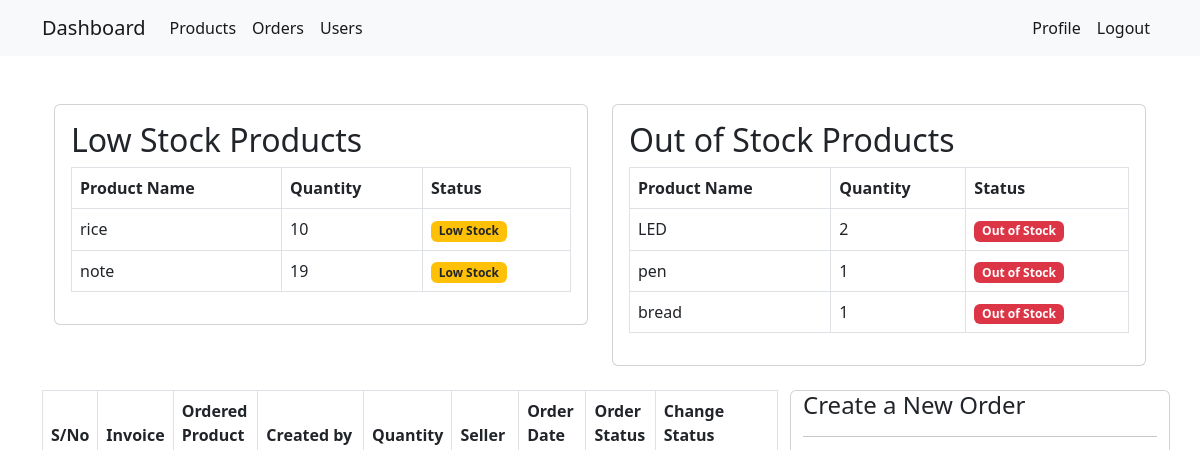
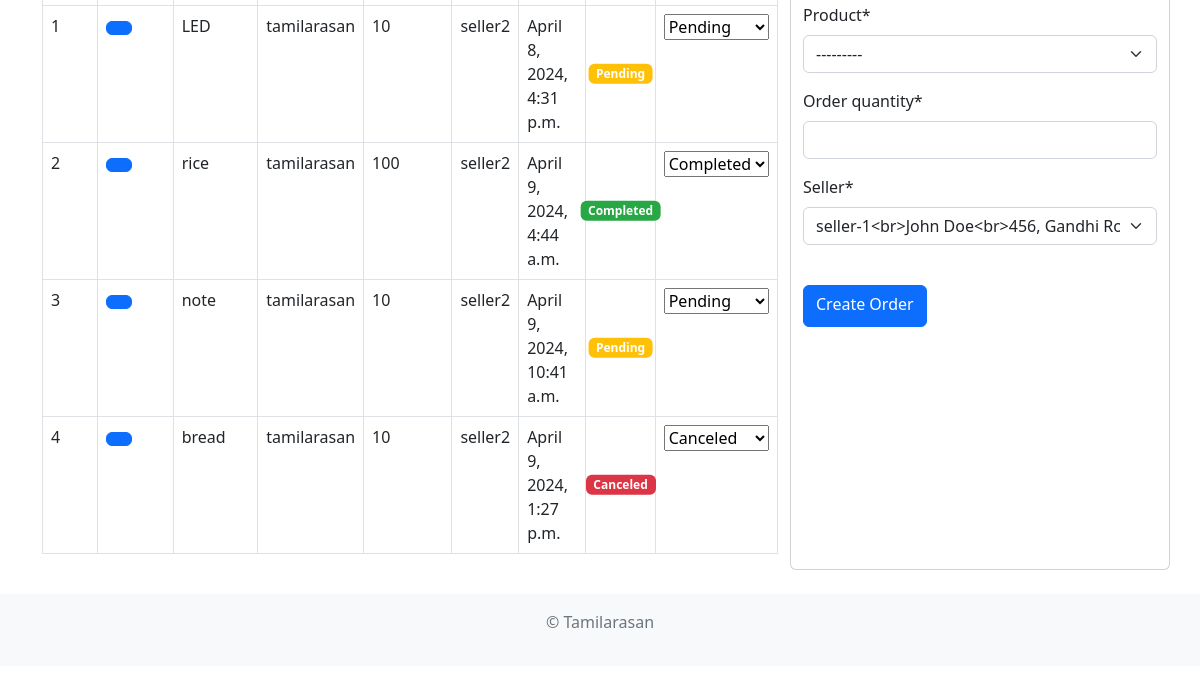
The page /orders/ (signed in) on the database as committed earlier (2 pictures, top to bottom).
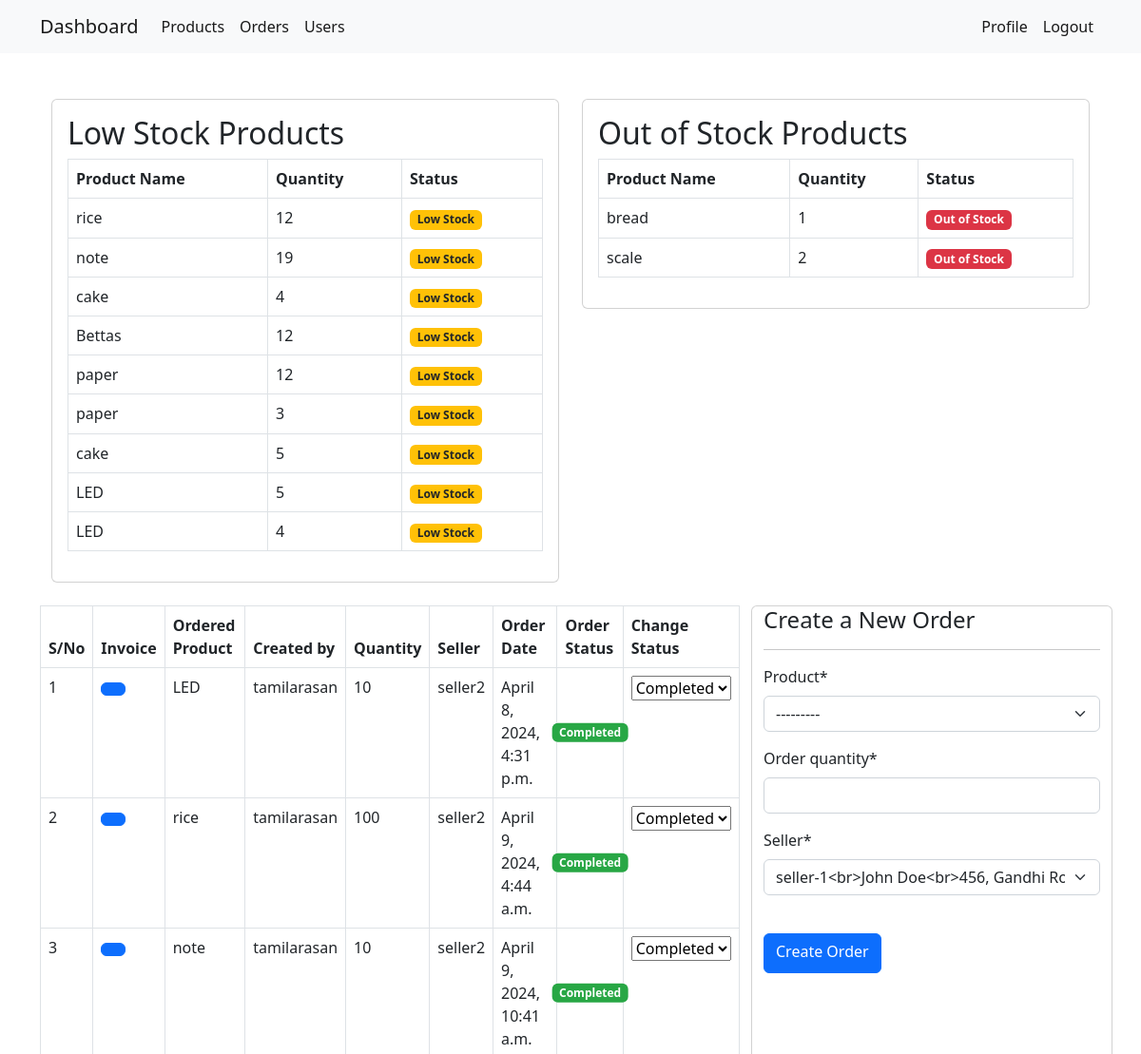
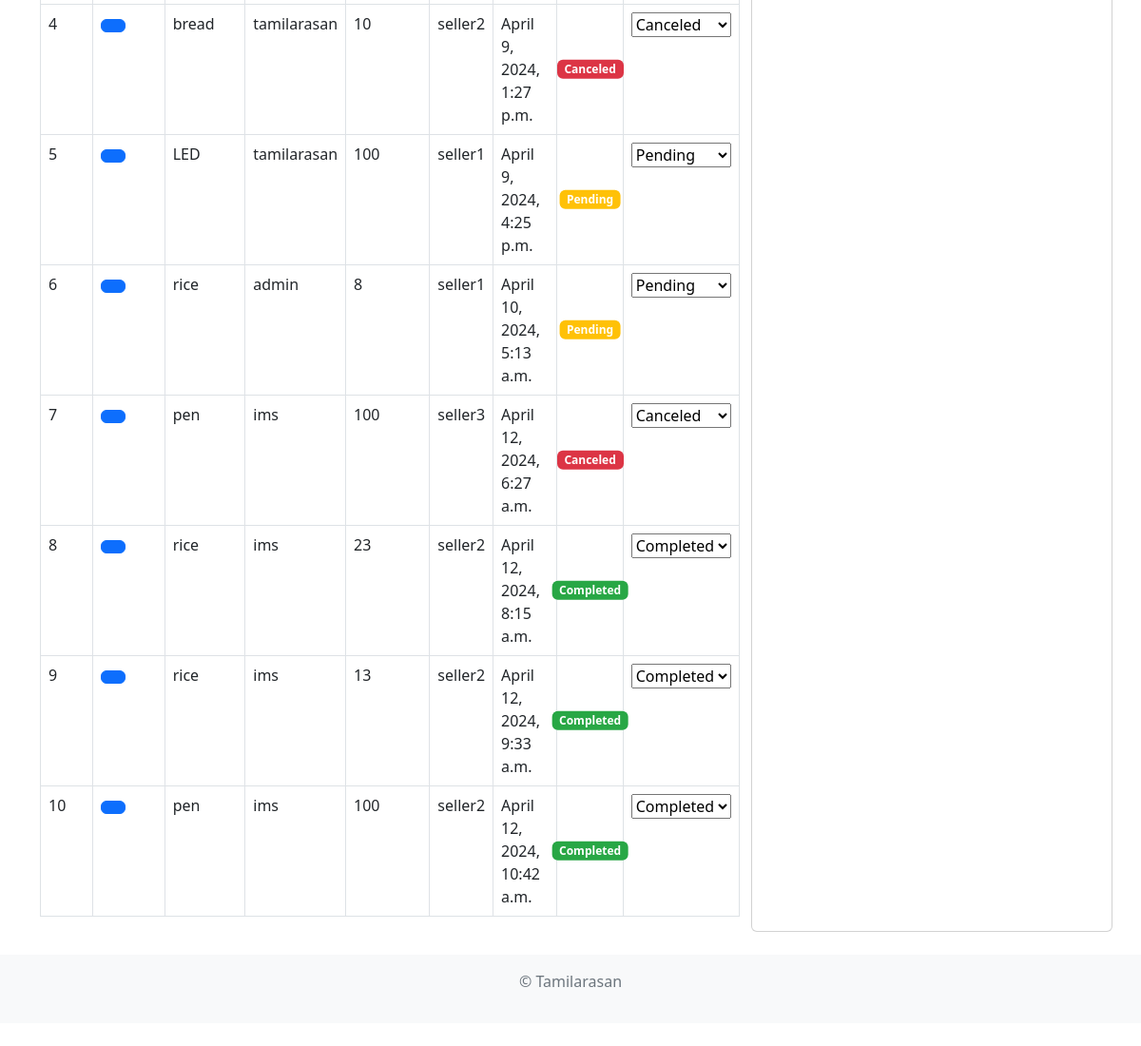
The same page on the database as committed later (2 pictures, top to bottom).
### inventory/models.py (models this page shows, shortened)
class Product(models.Model):
    name = models.CharField(max_length=100, null=True)
    category = models.CharField(max_length=20, choices=CATEGORY, null=True)
    quantity = models.PositiveIntegerField(null=True)
    description = models.CharField(max_length=200, null=True)
    price = models.DecimalField(max_digits=10, decimal_places=2)
    def __str__(self) -> str:
        return self.name

class Order(models.Model):
    ORDER_STATUS_CHOICES = [
        ('pending', 'Pending'),
        ('completed', 'Completed'),
        ('canceled', 'Canceled'),
    ]
    INVOICE_STATUS_CHOICES = [
        ('not_generated', 'Not Generated'),
        ('generated', 'Generated'),
    ]
    product = models.ForeignKey(Product, on_delete=models.CASCADE, null=True)
    created_by = models.ForeignKey(User, on_delete=models.CASCADE, null=True)
    order_quantity = models.PositiveIntegerField(null=True)
    date = models.DateTimeField(auto_now_add=True)
    seller_choices = [
        ('seller1', 'seller-1<br>John Doe<br>456, Gandhi Road,<br>Anna Nagar,<br>Chennai - 600001,<br>Tamil Nadu, India.'),
        ('seller2', 'seller-2<br>Jane Doe<br>789, Marina Road,<br>Madipakkam,<br>Chennai - 600002,<br>Tamil Nadu, India.'),
        ('seller3', 'seller-3<br>John Smith<br>123, Mount Road,<br>Tambaram,<br>Chennai - 600003,<br>Tamil Nadu, India.'),
    ]
    seller = models.CharField(max_length=10, choices=seller_choices, default='seller1')
    order_status = models.CharField(max_length=20, choices=ORDER_STATUS_CHOICES, default='pending')
    invoice_status = models.CharField(max_length=20, choices=INVOICE_STATUS_CHOICES, default='not_generated')
    order_id = models.CharField(max_length=4, unique=True)

### inventory/views.py (the view)
# urls.py: path('orders/', views.orders, name='orders'),
@login_required
def orders(request):
    orders = Order.objects.all()
    low_stock_products = Product.objects.filter(quantity__gt=2, quantity__lte=20)
    out_of_stock_products = Product.objects.filter(quantity__lte=2)
    if request.method == 'POST':
        form = OrderForm(request.POST)
        if form.is_valid():
            product_id = form.cleaned_data['product'].id
            quantity = form.cleaned_data['order_quantity']
            product = Product.objects.get(id=product_id)
            total_cost = product.price * quantity
            order_instance = form.save(commit=False)
            order_instance.created_by = request.user
            order_instance.total_cost = total_cost
            order_instance.save()
            return redirect('orders')  # Redirect to the same page after successful form submission
    else:
        form = OrderForm()
    context = {
        "title": "Orders",
        "orders": orders,
        "form": form,
        "low_stock_products": low_stock_products,
        "out_of_stock_products": out_of_stock_products
    }
    return render(request, 'inventory/orders.html', context)

### inventory/forms.py
class OrderForm(forms.ModelForm):
    class Meta:
        model = Order
        fields = ['product', 'order_quantity','seller']

### inventory/templates/inventory/orders.html (shortened to what the changed rows need)
{% extends 'inventory/base.html' %}
{% load crispy_forms_tags %}
{% block content %}
<br>
<br>
<div class="container">
  <div class="container">
    <div class="row">
      <div class="col-md-6 mb-4">
        <div class="card">
          <div class="card-body">
            <h2 class="card-title">Low Stock Products</h2>
            <div class="table-responsive">
              <table class="table table-bordered">
                <thead>
                  <tr>
                    <th>Product Name</th>
                    <th>Quantity</th>
                    <th>Status</th>
                  </tr>
                </thead>
                <tbody>
                  {% for product in low_stock_products %}
                  <tr>
                    <td>{{ product.name }}</td>
                    <td>{{ product.quantity }}</td>
                    <td><span class="badge bg-warning text-dark">Low Stock</span></td>
                  </tr>
                  {% endfor %}
                </tbody>
              </table>
            </div>
          </div>
        </div>
      </div>
      <div class="col-md-6 mb-4">
        <div class="card">
          <div class="card-body">
            <h2 class="card-title">Out of Stock Products</h2>
            <div class="table-responsive">
              <table class="table table-bordered">
                <thead>
                  <tr>
                    <th>Product Name</th>
                    <th>Quantity</th>
                    <th>Status</th>
                  </tr>
                </thead>
                <tbody>
                  {% for product in out_of_stock_products %}
                  <tr>
                    <td>{{ product.name }}</td>
                    <td>{{ product.quantity }}</td>
                    <td><span class="badge bg-danger">Out of Stock</span></td>
                  </tr>
                  {% endfor %}
                </tbody>
              </table>
            </div>
          </div>
        </div>
      </div>
    </div>
  </div>
</div>
<div class="container">
  <div class="row ">
    <div class="col-md-8 table-responsive ">
      <table class="table table-bordered">
        <thead>
          <tr>
            <th scope="col">S/No</th>
            <th scope="col">Invoice</th>
            <th scope="col">Ordered Product</th>
            <th scope="col">Created by</th>
            <th scope="col">Quantity</th>
            <th scope="col">Seller</th>
            <th scope="col">Order Date</th>
            <th scope="col">Order Status</th>
            <th scope="col">Change Status</th>
          </tr>
        </thead>
        <tbody>
          {% for order in orders %}
          <tr class="order-row" data-order-id="{{ order.id }}">
            <td>{{ forloop.counter }}</td>
            <td>
              <button type="button" class="btn btn-primary">
              </button>
            </td>
            <td>{{ order.product }}</td>
            <td>{{ order.created_by.username }}</td>
            <td>{{ order.order_quantity }}</td>
            <td title="{% if order.seller == 'seller1' %}Seller 1 - Address 1{% elif order.seller == 'seller2' %}Seller 2 - Address 2{% elif order.seller == 'seller3' %}Seller 3 - Address 3{% endif %}">
              {{ order.seller }}
            </td>
            <td>{{ order.date }}</td>
            <td class=" order_status_td">
                <div class="order-status-os_t statusbox badge">
                  {{ order.get_order_status_display }}
                </div>
            </td>
            <td>
              <select class="order-status-select">
                {% for status in order.ORDER_STATUS_CHOICES %}
                    <option value="{{ status.0 }}" {% if order.order_status == status.0 %}selected{% endif %}>{{ status.1 }}</option>
                {% endfor %}
            </select>
            </td>
          </tr>
          {% endfor %}
        </tbody>
      </table>
    </div>
  </div>
</div>
{% endblock %}

Rows that differ between the two databases and show on the page:
no longer on this page (row edited): Product: name "LED", quantity "2", shown under "Out of Stock Products"
no longer on this page (row edited): Product: name "pen", quantity "1", shown under "Out of Stock Products"
changed Product "rice": quantity "10" → "12"
added Product: name "cake", quantity "4", shown under "Low Stock Products"
added Product: name "Bettas", quantity "12", shown under "Low Stock Products"
added Product: name "paper", quantity "12", shown under "Low Stock Products"
added Product: name "paper", quantity "3", shown under "Low Stock Products"
added Product: name "cake", quantity "5", shown under "Low Stock Products"
added Product: name "LED", quantity "5", shown under "Low Stock Products"
added Product: name "LED", quantity "4", shown under "Low Stock Products"
added Product: name "scale", quantity "2", shown under "Out of Stock Products"
changed Order "April 8, 2024, 4:31 p.m.": order_status "Pending" → "Completed"
changed Order "April 9, 2024, 10:41 a.m.": order_status "Pending" → "Completed"
added Order: product "LED", created_by.username "tamilarasan", order_quantity "100", seller "seller1", date "April 9, 2024, 4:25 p.m.", order_status "Pending"
added Order: product "rice", created_by.username "admin", order_quantity "8", seller "seller1", date "April 10, 2024, 5:13 a.m.", order_status "Pending"
added Order: product "pen", created_by.username "ims", order_quantity "100", seller "seller3", date "April 12, 2024, 6:27 a.m.", order_status "Canceled"
added Order: product "rice", created_by.username "ims", order_quantity "23", seller "seller2", date "April 12, 2024, 8:15 a.m.", order_status "Completed"
added Order: product "rice", created_by.username "ims", order_quantity "13", seller "seller2", date "April 12, 2024, 9:33 a.m.", order_status "Completed"
added Order: product "pen", created_by.username "ims", order_quantity "100", seller "seller2", date "April 12, 2024, 10:42 a.m.", order_status "Completed"
